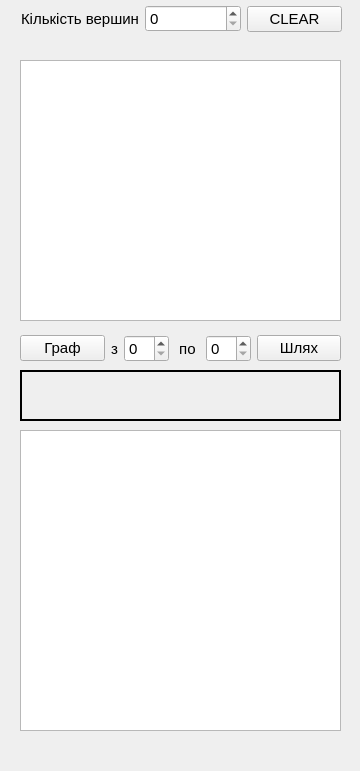
<?xml version="1.0" encoding="UTF-8"?>
<ui version="4.0">
 <class>MainWindow</class>
 <widget class="QMainWindow" name="MainWindow">
  <property name="geometry">
   <rect>
    <x>0</x>
    <y>0</y>
    <width>360</width>
    <height>771</height>
   </rect>
  </property>
  <property name="windowTitle">
   <string>MainWindow</string>
  </property>
  <widget class="QWidget" name="centralwidget">
   <widget class="QTableWidget" name="tableSum">
    <property name="geometry">
     <rect>
      <x>20</x>
      <y>60</y>
      <width>321</width>
      <height>261</height>
     </rect>
    </property>
    <property name="font">
     <font>
      <pointsize>11</pointsize>
     </font>
    </property>
   </widget>
   <widget class="QGraphicsView" name="graphicsView">
    <property name="geometry">
     <rect>
      <x>20</x>
      <y>430</y>
      <width>321</width>
      <height>301</height>
     </rect>
    </property>
   </widget>
   <widget class="QWidget" name="layoutWidget">
    <property name="geometry">
     <rect>
      <x>21</x>
      <y>1</y>
      <width>321</width>
      <height>36</height>
     </rect>
    </property>
    <layout class="QHBoxLayout" name="horizontalLayout">
     <item>
      <widget class="QLabel" name="label">
       <property name="font">
        <font>
         <family>Nirmala UI</family>
         <pointsize>11</pointsize>
        </font>
       </property>
       <property name="text">
        <string>Кількість вершин</string>
       </property>
      </widget>
     </item>
     <item>
      <widget class="QSpinBox" name="spinBox">
       <property name="font">
        <font>
         <family>Nirmala UI</family>
         <pointsize>11</pointsize>
        </font>
       </property>
       <property name="maximum">
        <number>1000</number>
       </property>
      </widget>
     </item>
     <item>
      <widget class="QPushButton" name="pushButton">
       <property name="font">
        <font>
         <family>Nirmala UI</family>
         <pointsize>11</pointsize>
        </font>
       </property>
       <property name="text">
        <string>CLEAR</string>
       </property>
      </widget>
     </item>
    </layout>
   </widget>
   <widget class="QWidget" name="layoutWidget">
    <property name="geometry">
     <rect>
      <x>20</x>
      <y>330</y>
      <width>321</width>
      <height>38</height>
     </rect>
    </property>
    <layout class="QGridLayout" name="gridLayout">
     <item row="0" column="1">
      <layout class="QHBoxLayout" name="horizontalLayout_2">
       <item>
        <widget class="QLabel" name="label_2">
         <property name="maximumSize">
          <size>
           <width>10</width>
           <height>16777215</height>
          </size>
         </property>
         <property name="font">
          <font>
           <family>Nirmala UI</family>
           <pointsize>11</pointsize>
          </font>
         </property>
         <property name="text">
          <string>з</string>
         </property>
        </widget>
       </item>
       <item>
        <widget class="QSpinBox" name="spinBox_first">
         <property name="font">
          <font>
           <family>Nirmala UI</family>
           <pointsize>11</pointsize>
          </font>
         </property>
        </widget>
       </item>
       <item>
        <widget class="QLabel" name="label_3">
         <property name="maximumSize">
          <size>
           <width>25</width>
           <height>16777215</height>
          </size>
         </property>
         <property name="font">
          <font>
           <family>Nirmala UI</family>
           <pointsize>11</pointsize>
          </font>
         </property>
         <property name="text">
          <string> по </string>
         </property>
        </widget>
       </item>
       <item>
        <widget class="QSpinBox" name="spinBox_second">
         <property name="font">
          <font>
           <family>Nirmala UI</family>
           <pointsize>11</pointsize>
          </font>
         </property>
        </widget>
       </item>
      </layout>
     </item>
     <item row="0" column="0">
      <widget class="QPushButton" name="pushButton_2">
       <property name="font">
        <font>
         <family>Nirmala UI</family>
         <pointsize>11</pointsize>
        </font>
       </property>
       <property name="text">
        <string>Граф</string>
       </property>
      </widget>
     </item>
     <item row="0" column="2">
      <widget class="QPushButton" name="pushButton_5">
       <property name="font">
        <font>
         <family>Nirmala UI</family>
         <pointsize>11</pointsize>
        </font>
       </property>
       <property name="text">
        <string>Шлях</string>
       </property>
      </widget>
     </item>
    </layout>
   </widget>
   <widget class="QLabel" name="labelResult">
    <property name="geometry">
     <rect>
      <x>20</x>
      <y>370</y>
      <width>321</width>
      <height>51</height>
     </rect>
    </property>
    <property name="frameShape">
     <enum>QFrame::Box</enum>
    </property>
    <property name="lineWidth">
     <number>2</number>
    </property>
    <property name="text">
     <string/>
    </property>
   </widget>
  </widget>
  <widget class="QMenuBar" name="menubar">
   <property name="geometry">
    <rect>
     <x>0</x>
     <y>0</y>
     <width>360</width>
     <height>25</height>
    </rect>
   </property>
  </widget>
 </widget>
 <resources/>
 <connections/>
</ui>
